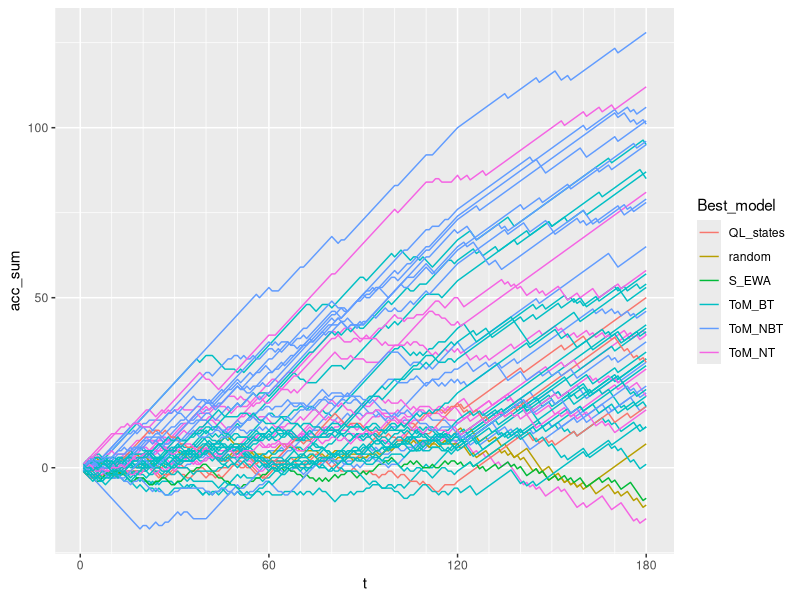
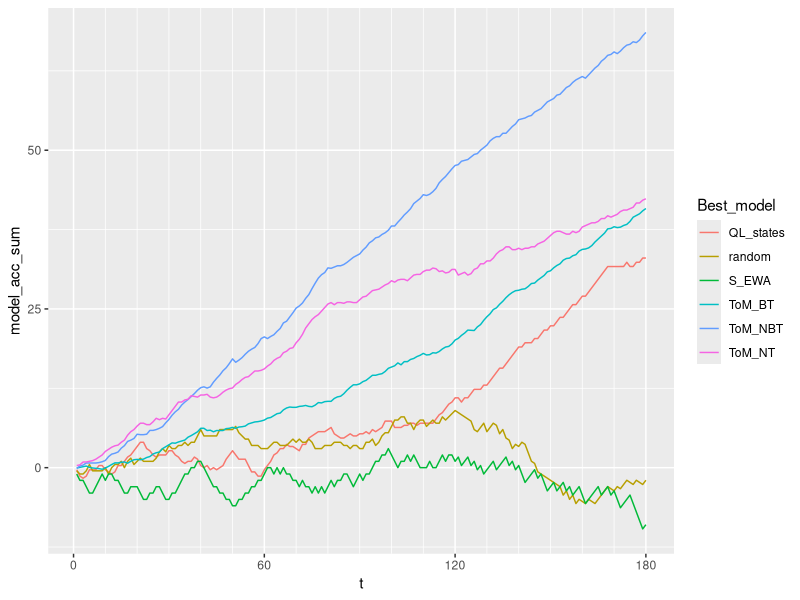

Generate these figures, in order, with R:
## ---- chunk 1
knitr::opts_chunk$set(echo = TRUE)

library(dplyr)
library(ggpubr)
## ---- chunk 2

dat_exp2 = read.csv("data_exp2.csv")

#Adjust shootout score tor eflect easier game
dat_exp2$adj_score <- ifelse(as.character(dat_exp2$game) == "shootout", dat_exp2$score - 0.333, dat_exp2$score)

# Load data comparing models BIC for each participant 
model_comp = read.csv("exp2_model_comp.csv")
## ---- chunk 3
datalist2 = list()
i = 0

#Build empty datafrsme with same names as original data
exp2_cum_score <- setNames(data.frame(matrix(ncol = ncol(dat_exp2), nrow = 0)), colnames(dat_exp2))
for(id in unique(dat_exp2$human_id)) {
  i <- i+1
  tdat <- subset(dat_exp2,human_id == id)
  tdat$part_num <- i
  # NB : USE ADJUSTED SCORE IN SHOOTOUT
  tdat <- within(tdat, acc_sum <- cumsum(tdat$adj_score))
  datalist2[[i]] <- tdat
}

# Merge all datasets into one 
exp2_cum_score <- dplyr::bind_rows(datalist2)
# or exp2_cum_score <- data.table::rbindlist(datalist)

# Add column for time t
exp2_cum_score <- exp2_cum_score %>% group_by(human_id) %>% mutate(t = row_number())

# Participant number as a factor 
# tdat$part_num <- as.factor(tdat$part_num)

# Add best fitting model per participant
exp2_cum_score <- merge(exp2_cum_score, model_comp[, c("human_id", "Best_model")], by="human_id")
## ---- chunk 4
ggplot(data = exp2_cum_score, aes(x = t, y=acc_sum, group = part_num)) + 
  geom_line(aes(color= Best_model)) +
  scale_x_continuous(minor_breaks = seq(0 , 180, 10), breaks = seq(0, 180, 60))
## ---- chunk 5

temp <- exp2_cum_score[,c("t","acc_sum","Best_model","condition","part_num")]
dat_by_model <- temp %>% group_by(Best_model,t) %>% 
  summarize(model_acc_sum = mean(acc_sum))

ggplot(data = dat_by_model, aes(x = t, y=model_acc_sum, group = Best_model)) + 
   geom_line(aes(color= Best_model)) +
  scale_x_continuous(minor_breaks = seq(0 , 180, 10), breaks = seq(0, 180, 60))
